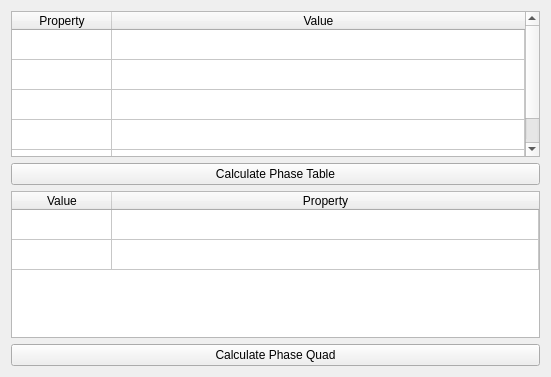
<?xml version="1.0" encoding="UTF-8"?>
<ui version="4.0">
 <class>Form</class>
 <widget class="QWidget" name="Form">
  <property name="geometry">
   <rect>
    <x>0</x>
    <y>0</y>
    <width>551</width>
    <height>377</height>
   </rect>
  </property>
  <property name="windowTitle">
   <string>Form</string>
  </property>
  <layout class="QGridLayout" name="gridLayout">
   <item row="0" column="0">
    <widget class="QTableWidget" name="phase_table_options_table">
     <attribute name="horizontalHeaderStretchLastSection">
      <bool>true</bool>
     </attribute>
     <attribute name="verticalHeaderVisible">
      <bool>false</bool>
     </attribute>
     <row>
      <property name="text">
       <string>Workspace</string>
      </property>
     </row>
     <row>
      <property name="text">
       <string>Forward group</string>
      </property>
     </row>
     <row>
      <property name="text">
       <string>Backward group</string>
      </property>
     </row>
     <row>
      <property name="text">
       <string>First Good Data</string>
      </property>
     </row>
     <row>
      <property name="text">
       <string>Last Good Data</string>
      </property>
     </row>
     <column>
      <property name="text">
       <string>Property</string>
      </property>
     </column>
     <column>
      <property name="text">
       <string>Value</string>
      </property>
     </column>
    </widget>
   </item>
   <item row="1" column="0">
    <widget class="QPushButton" name="calculate_phase_table_button">
     <property name="text">
      <string>Calculate Phase Table</string>
     </property>
    </widget>
   </item>
   <item row="2" column="0">
    <widget class="QTableWidget" name="phase_quad_table">
     <property name="sizePolicy">
      <sizepolicy hsizetype="Expanding" vsizetype="Expanding">
       <horstretch>0</horstretch>
       <verstretch>0</verstretch>
      </sizepolicy>
     </property>
     <attribute name="horizontalHeaderStretchLastSection">
      <bool>true</bool>
     </attribute>
     <attribute name="verticalHeaderVisible">
      <bool>false</bool>
     </attribute>
     <attribute name="verticalHeaderHighlightSections">
      <bool>true</bool>
     </attribute>
     <row>
      <property name="text">
       <string>New Row</string>
      </property>
     </row>
     <row>
      <property name="text">
       <string>PhaseTable</string>
      </property>
     </row>
     <column>
      <property name="text">
       <string>Value</string>
      </property>
     </column>
     <column>
      <property name="text">
       <string>Property</string>
      </property>
     </column>
    </widget>
   </item>
   <item row="3" column="0">
    <widget class="QPushButton" name="calculate_phase_quad_button">
     <property name="text">
      <string>Calculate Phase Quad</string>
     </property>
    </widget>
   </item>
   <item row="4" column="0">
    <spacer name="verticalSpacer">
     <property name="orientation">
      <enum>Qt::Vertical</enum>
     </property>
     <property name="sizeHint" stdset="0">
      <size>
       <width>20</width>
       <height>40</height>
      </size>
     </property>
    </spacer>
   </item>
  </layout>
 </widget>
 <resources/>
 <connections/>
</ui>
